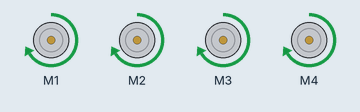
Bench run of a sketch on a simulated Arduino Uno, built with avr-gcc and run on an emulated ATmega328P. Parts: 4 × DC motor (green arrow = forward, orange = backward, longer = faster). What the sketch prints to the serial monitor is not drawn.

Above: at 2.5 s.
At 7.5 s:
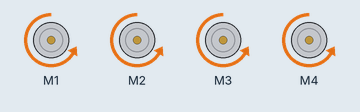
At 11.0 s:
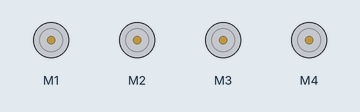
Timing chart, 0 to 15.6 s (numbered marks = the images above):
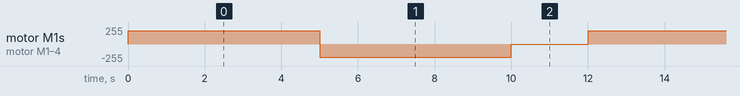

The sketch:

DC_motor.ino
```cpp
#include <AFMotor.h>

AF_DCMotor motor1(1, MOTOR12_1KHZ); // create motor #2, 64KHz pwm
AF_DCMotor motor2(2, MOTOR12_1KHZ); // create motor #2, 64KHz pwm
AF_DCMotor motor3(3, MOTOR34_1KHZ); // create motor #2, 64KHz pwm
AF_DCMotor motor4(4, MOTOR34_1KHZ); // create motor #2, 64KHz pwm

void setup() {
  Serial.begin(9600);           // set up Serial library at 9600 bps
  Serial.println("Motor test!");

  motor1.setSpeed(200);     // set the speed to 200/255
  motor2.setSpeed(200);     // set the speed to 200/255
  motor3.setSpeed(200);     // set the speed to 200/255
  motor4.setSpeed(200);     // set the speed to 200/255
}

void loop() {
  //Serial.print("tick");

  motor1.run(FORWARD);      // turn it on going forward
  motor2.run(FORWARD);      // turn it on going forward
  motor3.run(FORWARD);      // turn it on going forward
  motor4.run(FORWARD);      // turn it on going forward
  delay(5000);

  //Serial.print("tock");
  motor1.run(BACKWARD);     // the other way
  motor2.run(BACKWARD);     // the other way
  motor3.run(BACKWARD);     // the other way
  motor4.run(BACKWARD);     // the other way
  delay(5000);

  //Serial.print("tack");
  motor1.run(RELEASE);      // stopped
  motor2.run(RELEASE);      // stopped
  motor3.run(RELEASE);      // stopped
  motor4.run(RELEASE);      // stopped
  delay(2000);
}
```

Measured:
- by itself, motor M1–4: repeats every 12.0 s: backward 200/255 5.0 s, stopped 2.0 s, forward 200/255 5.0 s
